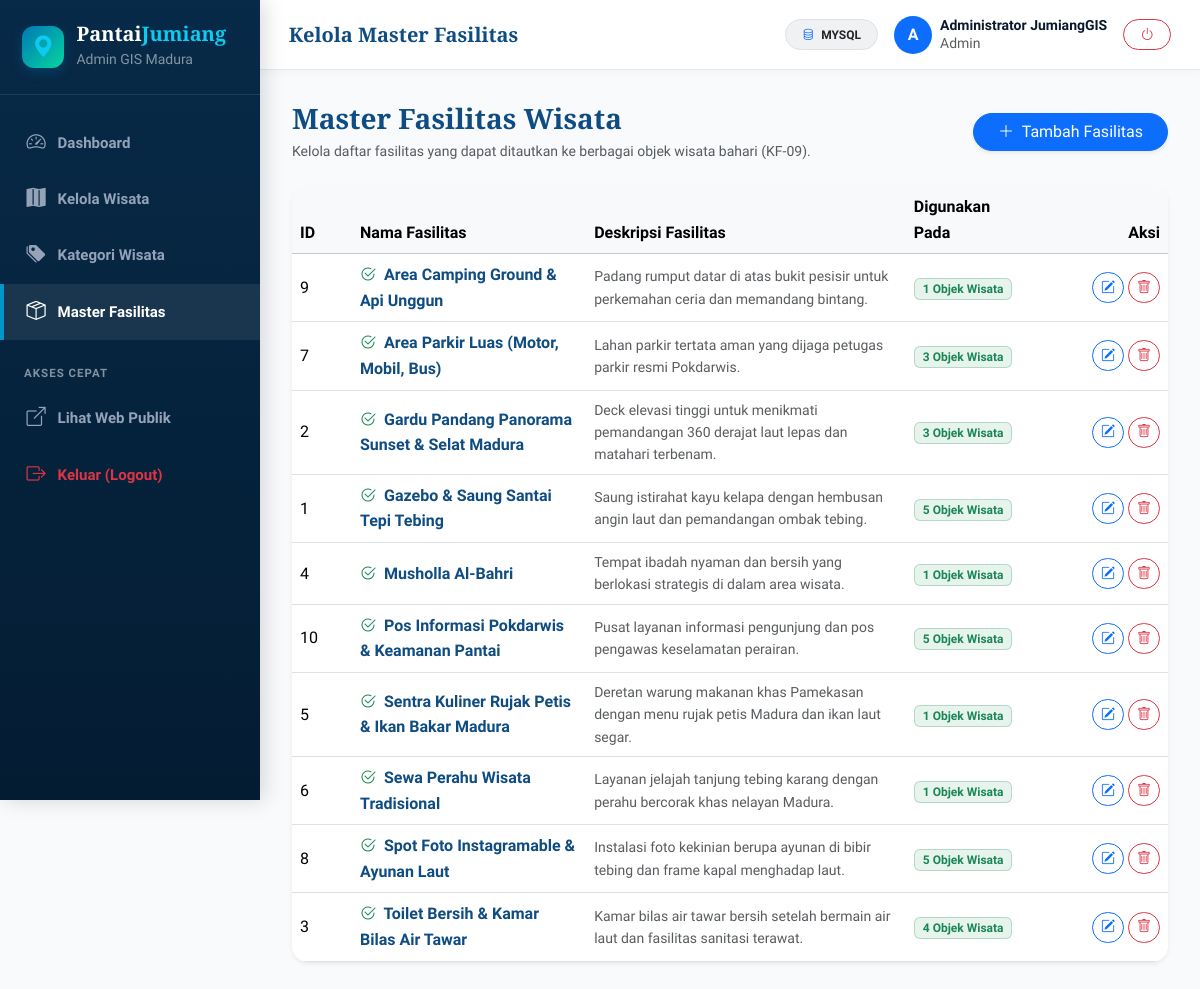
Page /admin/fasilitas.php (signed in) on the earlier database version.
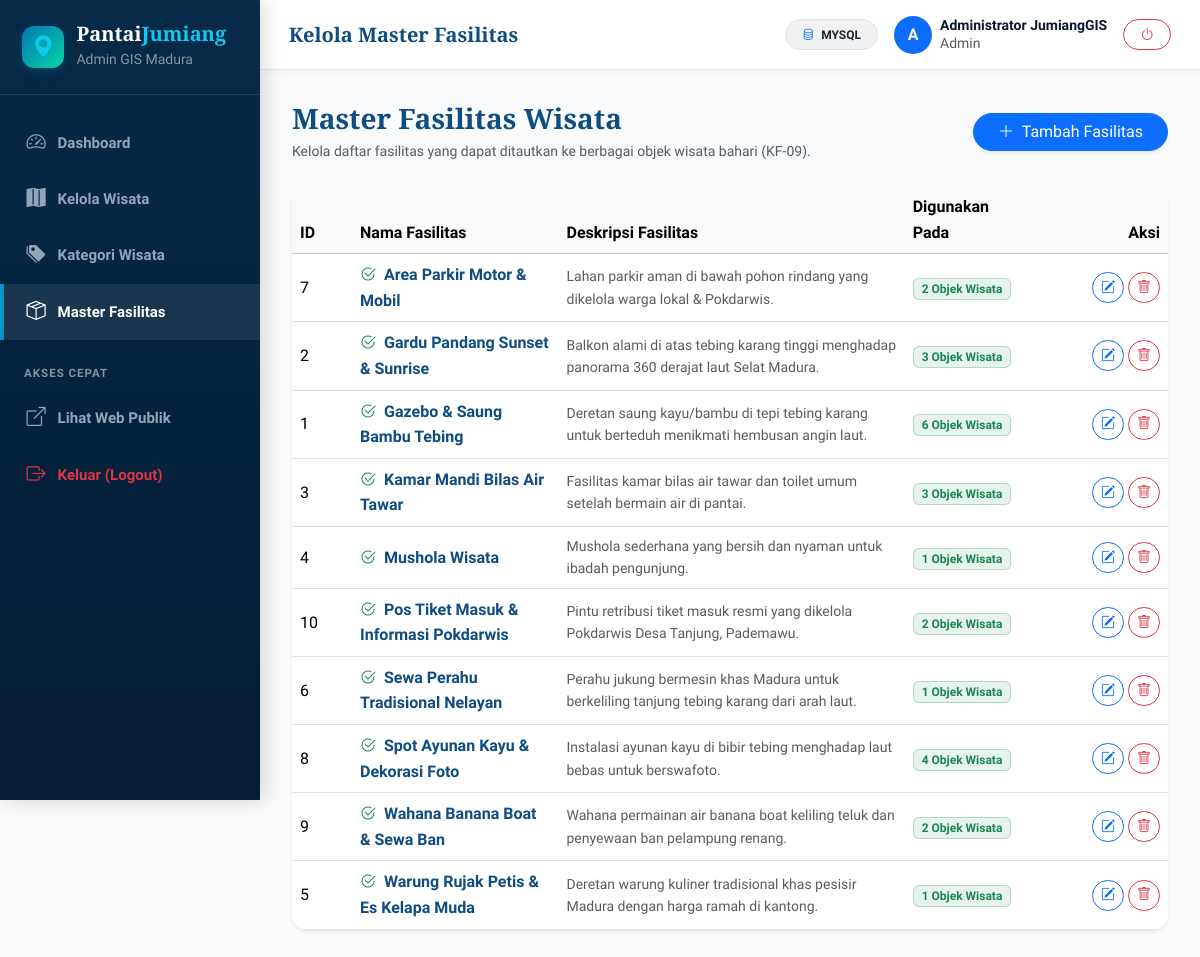
Same page on the later database version.
### tables this page shows
CREATE TABLE `fasilitas` (
  `id_fasilitas` INT AUTO_INCREMENT PRIMARY KEY,
  `nama_fasilitas` VARCHAR(100) NOT NULL,
  `deskripsi` TEXT NULL
);

### config/db.php (called while the page is built, shortened)
<?php
class Database {
    private static ?PDO $pdo = null;
    private static string $driver = 'none';
    public static function getConnection(): PDO {
        try {
            $dsnCheck = "mysql:host=" . DB_HOST . ";port=" . DB_PORT . ";charset=utf8mb4";
            $tempPdo = new PDO($dsnCheck, DB_USER, DB_PASS, [
                PDO::ATTR_ERRMODE => PDO::ERRMODE_EXCEPTION,
                PDO::ATTR_DEFAULT_FETCH_MODE => PDO::FETCH_ASSOC,
                PDO::ATTR_TIMEOUT => 2
            ]);
            $stmt = $tempPdo->query("SHOW DATABASES LIKE '" . DB_NAME . "'");
            $dbExists = $stmt->fetch();
            if (!$dbExists) {
                $pdo = new PDO("mysql:host=" . DB_HOST . ";port=" . DB_PORT . ";dbname=" . DB_NAME . ";charset=utf8mb4", DB_USER, DB_PASS, [
                    PDO::ATTR_ERRMODE => PDO::ERRMODE_EXCEPTION,
                    PDO::ATTR_DEFAULT_FETCH_MODE => PDO::FETCH_ASSOC
                ]);
                if (file_exists(SQL_SCHEMA_FILE)) {
                    $sqlContent = file_get_contents(SQL_SCHEMA_FILE);
                    $sqlContent = preg_replace('/CREATE DATABASE.*?;/is', '', $sqlContent);
                    $sqlContent = preg_replace('/USE.*?;/is', '', $sqlContent);
                    $pdo->exec($sqlContent);
                }
            } else {
                $pdo = new PDO("mysql:host=" . DB_HOST . ";port=" . DB_PORT . ";dbname=" . DB_NAME . ";charset=utf8mb4", DB_USER, DB_PASS, [
                    PDO::ATTR_ERRMODE => PDO::ERRMODE_EXCEPTION,
                    PDO::ATTR_DEFAULT_FETCH_MODE => PDO::FETCH_ASSOC
                ]);
            }
            self::$pdo = $pdo;
            self::$driver = 'mysql';
            return self::$pdo;
        } catch (Throwable $e) {
            try {
                $sqliteDir = dirname(SQLITE_FILE);
                if (!is_dir($sqliteDir)) {
                    mkdir($sqliteDir, 0777, true);
                }
                $needInit = !file_exists(SQLITE_FILE) || filesize(SQLITE_FILE) === 0;
                $pdo = new PDO("sqlite:" . SQLITE_FILE, null, null, [
                    PDO::ATTR_ERRMODE => PDO::ERRMODE_EXCEPTION,
                    PDO::ATTR_DEFAULT_FETCH_MODE => PDO::FETCH_ASSOC
                ]);
                $pdo->exec("PRAGMA foreign_keys = ON;");
                if ($needInit) {
                    self::initSQLiteDatabase($pdo);
                }
                self::$pdo = $pdo;
                self::$driver = 'sqlite';
                self::$statusMessage = 'Terhubung ke SQLite (Standalone Fallback). Aktifkan MySQL di XAMPP untuk beralih.';
                return self::$pdo;
            } catch (Throwable $sqle) {
                die("Gagal inisialisasi basis data: " . htmlspecialchars($sqle->getMessage()));
            }
        }
    }
    public static function getDriver(): string {
        return self::$driver;
    }
}
function getDBDriver(): string {
    return Database::getDriver();
}

### admin/fasilitas.php (the view, shortened to what this page needs)
<?php
$pageTitle = "Kelola Master Fasilitas";
require_once __DIR__ . '/../config/db.php';
$db = getDB();
$stmt = $db->query("
    SELECT f.*, COUNT(wf.id_wisata) AS total_wisata
    FROM fasilitas f
    LEFT JOIN wisata_fasilitas wf ON f.id_fasilitas = wf.id_fasilitas
    GROUP BY f.id_fasilitas, f.nama_fasilitas, f.deskripsi
    ORDER BY f.nama_fasilitas ASC
");
$fasilitasList = $stmt->fetchAll();
include __DIR__ . '/../includes/admin_header.php';
?>
<div class="d-flex justify-content-between align-items-center mb-4 flex-wrap gap-2">
    <div>
        <h3 class="font-serif fw-bold text-ocean-primary mb-1">Master Fasilitas Wisata</h3>
        <p class="text-muted small mb-0">Kelola daftar fasilitas yang dapat ditautkan ke berbagai objek wisata bahari (KF-09).</p>
    </div>
    <button type="button" class="btn btn-primary rounded-pill px-4 shadow-sm" onclick="window.openAddFasilitasModal()">
        <i class="bi bi-plus-lg me-1"></i> Tambah Fasilitas
    </button>
</div>
<div class="card border-0 shadow-sm rounded-4 overflow-hidden">
    <div class="table-responsive">
        <table class="table table-hover align-middle mb-0">
            <thead class="table-light">
                <tr>
                    <th style="width: 60px;">ID</th>
                    <th>Nama Fasilitas</th>
                    <th>Deskripsi Fasilitas</th>
                    <th>Digunakan Pada</th>
                    <th class="text-end" style="width: 140px;">Aksi</th>
                </tr>
            </thead>
            <tbody>
                <?php if (empty($fasilitasList)): ?>
                    <tr>
                        <td colspan="5" class="text-center py-5 text-muted">Belum ada master fasilitas.</td>
                    </tr>
                <?php else: ?>
                    <?php foreach ($fasilitasList as $f): ?>
                        <tr>
                            <td><?= $f['id_fasilitas'] ?></td>
                            <td class="fw-bold text-ocean-primary">
                                <i class="bi bi-check2-circle text-success me-1"></i> <?= htmlspecialchars($f['nama_fasilitas']) ?>
                            </td>
                            <td class="text-muted small"><?= htmlspecialchars($f['deskripsi'] ?: '-') ?></td>
                            <td>
                                <span class="badge bg-success bg-opacity-10 text-success border border-success border-opacity-25 px-2 py-1">
                                    <?= $f['total_wisata'] ?> Objek Wisata
                                </span>
                            </td>
                            <td class="text-end">
                                <button type="button" onclick="window.editFasilitas(<?= $f['id_fasilitas'] ?>, '<?= htmlspecialchars(addslashes($f['nama_fasilitas'])) ?>', '<?= htmlspecialchars(addslashes($f['deskripsi'] ?? '')) ?>')" class="btn btn-sm btn-outline-primary rounded-pill px-2">
                                    <i class="bi bi-pencil-square"></i>
                                </button>
                                <button type="button" onclick="window.deleteFasilitas(<?= $f['id_fasilitas'] ?>, '<?= htmlspecialchars(addslashes($f['nama_fasilitas'])) ?>')" class="btn btn-sm btn-outline-danger rounded-pill px-2">
                                    <i class="bi bi-trash"></i>
                                </button>
                            </td>
                        </tr>
                    <?php endforeach; ?>
                <?php endif; ?>
            </tbody>
        </table>
    </div>
</div>
<?php include __DIR__ . '/../includes/admin_footer.php'; ?>

### includes/admin_header.php (shortened to what this page needs)
<?php
require_once __DIR__ . '/../config/db.php';
$currentPage = basename($_SERVER['PHP_SELF']);
$userName = $_SESSION['nama'] ?? 'Admin';
$userRole = $_SESSION['role'] ?? 'admin';
?>
<!DOCTYPE html>
<html lang="id">
<head>
    <link href="https://cdn.jsdelivr.net/npm/bootstrap@5.3.3/dist/css/bootstrap.min.css" rel="stylesheet">
    <link rel="stylesheet" href="https://cdn.jsdelivr.net/npm/bootstrap-icons@1.11.3/font/bootstrap-icons.min.css">
    <link rel="stylesheet" href="https://unpkg.com/leaflet@1.9.4/dist/leaflet.css"/>
    <link rel="stylesheet" href="../assets/css/style.css">
    <link rel="stylesheet" href="../assets/css/admin.css">
</head>
<body class="admin-body">
<aside class="admin-sidebar" id="adminSidebar">
    <div class="admin-sidebar-header">
        <span class="brand-icon">
            <i class="bi bi-geo-alt-fill text-info"></i>
        </span>
        <div>
            <h5 class="mb-0 text-white font-serif fw-bold">Pantai<span class="text-info">Jumiang</span></h5>
            <small class="text-white-50">Admin GIS Madura</small>
        </div>
    </div>
    <div class="admin-sidebar-nav">
        <a href="index.php" class="admin-nav-item <?= $currentPage === 'index.php' ? 'active' : '' ?>">
            <i class="bi bi-speedometer2"></i>
            <span>Dashboard</span>
        </a>
        <a href="wisata.php" class="admin-nav-item <?= $currentPage === 'wisata.php' ? 'active' : '' ?>">
            <i class="bi bi-map-fill"></i>
            <span>Kelola Wisata</span>
        </a>
        <a href="kategori.php" class="admin-nav-item <?= $currentPage === 'kategori.php' ? 'active' : '' ?>">
            <i class="bi bi-tags-fill"></i>
            <span>Kategori Wisata</span>
        </a>
        <a href="fasilitas.php" class="admin-nav-item <?= $currentPage === 'fasilitas.php' ? 'active' : '' ?>">
            <i class="bi bi-box-seam"></i>
            <span>Master Fasilitas</span>
        </a>
        <div class="px-4 py-2 mt-3 text-uppercase text-white-50 small fw-bold" style="font-size: 0.72rem; letter-spacing: 1px;">
            Akses Cepat
        </div>
        <a href="../index.php" target="_blank" class="admin-nav-item">
            <i class="bi bi-box-arrow-up-right"></i>
            <span>Lihat Web Publik</span>
        </a>
        <a href="logout.php" class="admin-nav-item text-danger">
            <i class="bi bi-box-arrow-right"></i>
            <span>Keluar (Logout)</span>
        </a>
    </div>
</aside>
<div class="admin-main">
    <header class="admin-topbar">
        <div class="d-flex align-items-center gap-3">
            <h5 class="mb-0 fw-bold font-serif text-ocean-primary d-none d-sm-block">
                <?= isset($pageTitle) ? htmlspecialchars($pageTitle) : 'Admin BahariGIS' ?>
            </h5>
        </div>
        <div class="d-flex align-items-center gap-3">
            <span class="badge bg-secondary bg-opacity-10 text-dark border px-3 py-2 rounded-pill small">
                <i class="bi bi-database me-1 text-primary"></i> <?= strtoupper(getDBDriver()) ?>
            </span>
            <div class="d-flex align-items-center gap-2">
                <div class="rounded-circle bg-primary text-white d-flex align-items-center justify-content-center fw-bold" style="width: 38px; height: 38px;">
                    <?= strtoupper(substr($userName, 0, 1)) ?>
                </div>
                <div class="d-none d-md-block text-start" style="line-height: 1.2;">
                    <div class="fw-bold small"><?= htmlspecialchars($userName) ?></div>
                    <small class="text-muted text-capitalize"><?= htmlspecialchars($userRole) ?></small>
                </div>
            </div>
            <a href="logout.php" class="btn btn-outline-danger btn-sm rounded-pill px-3" title="Keluar">
                <i class="bi bi-power"></i>
            </a>
        </div>
    </header>
    <main class="admin-content">

### includes/admin_footer.php (shortened to what this page needs)
    </main>
</div>
</body>
</html>

### assets/css/style.css (style rules this page uses)
:root { --font-main: 'Plus Jakarta Sans', system-ui, -apple-system, sans-serif; --font-serif: 'Playfair Display', Georgia, serif; --ocean-900: #041c32; --ocean-800: #062846; --ocean-700: #0a3d62; --ocean-600: #0f4c81; --ocean-500: #0077b6; --ocean-400: #0096c7; --ocean-300: #48cae4; --ocean-200: #90e0ef; --ocean-100: #ade8f4; --ocean-50: #e0f7fa; --ocean-bg: #f4f9fd; --seafoam: #06d6a0; --coral: #ff6b6b; --sand: #fdfbf7; --gold: #f59e0b; --dark: #0b192c; --text-muted:#64748b; --border-light: rgba(15, 76, 129, 0.12); --glass-bg: rgba(255, 255, 255, 0.82); --glass-border: rgba(255, 255, 255, 0.6); --glass-shadow: 0 10px 30px rgba(4, 28, 50, 0.08); --radius-sm: 8px; --radius-md: 14px; --radius-lg: 20px; --radius-xl: 28px; --transition: all 0.28s cubic-bezier(0.4, 0, 0.2, 1); }
* { box-sizing: border-box; }
body { font-family: var(--font-main); background-color: var(--ocean-bg); color: var(--dark); line-height: 1.6; overflow-x: hidden; }
h1, h2, h3, .font-serif { font-family: var(--font-serif); }
.text-ocean-primary { color: var(--ocean-600) !important; }
.brand-icon { width: 42px; height: 42px; border-radius: 12px; background: linear-gradient(135deg, var(--ocean-500), var(--seafoam)); color: #fff; display: inline-flex; align-items: center; justify-content: center; font-size: 1.35rem; box-shadow: 0 4px 12px rgba(0, 119, 182, 0.28); }

### assets/css/admin.css (style rules this page uses)
:root { --admin-sidebar-width: 260px; --admin-header-height: 70px; --admin-primary: #0f4c81; --admin-primary-dark: #072a48; --admin-accent: #0096c7; --admin-bg: #f8fafc; }
body.admin-body { background-color: var(--admin-bg); min-height: 100vh; }
.admin-sidebar { width: var(--admin-sidebar-width); height: 100vh; position: fixed; top: 0; left: 0; background: linear-gradient(180deg, #072a48 0%, #041c32 100%); color: #fff; z-index: 1000; overflow-y: auto; box-shadow: 4px 0 20px rgba(0, 0, 0, 0.15); transition: transform 0.3s ease; }
.admin-sidebar-header { padding: 1.4rem; border-bottom: 1px solid rgba(255, 255, 255, 0.1); display: flex; align-items: center; gap: 12px; }
.admin-sidebar-nav { padding: 1.2rem 0; }
.admin-nav-item { display: flex; align-items: center; gap: 12px; padding: 0.8rem 1.4rem; color: #94a3b8; text-decoration: none; font-weight: 600; font-size: 0.94rem; border-left: 4px solid transparent; transition: all 0.2s ease; }
.admin-nav-item:hover, .admin-nav-item.active { color: #ffffff; background: rgba(255, 255, 255, 0.08); border-left-color: var(--admin-accent); }
.admin-nav-item i { font-size: 1.2rem; }
.admin-main { margin-left: var(--admin-sidebar-width); min-height: 100vh; display: flex; flex-direction: column; }
.admin-topbar { height: var(--admin-header-height); background: #ffffff; border-bottom: 1px solid #e2e8f0; padding: 0 1.8rem; display: flex; align-items: center; justify-content: space-between; box-shadow: 0 2px 10px rgba(0, 0, 0, 0.03); }
.admin-content { padding: 2rem; flex-grow: 1; }

Differences in the rows shown:
changed fasilitas id 7: nama_fasilitas "Area Parkir Luas (Motor, Mobil, Bus)" → "Area Parkir Motor & Mobil"; deskripsi "Lahan parkir tertata aman yang dijaga petugas parkir resmi Pokdarwis." → "Lahan parkir aman di bawah pohon rindang yang dikelola warga lokal & Pokdarwis."; total_wisata "3" → "2"
changed fasilitas id 2: nama_fasilitas "Gardu Pandang Panorama Sunset & Selat Madura" → "Gardu Pandang Sunset & Sunrise"; deskripsi "Deck elevasi tinggi untuk menikmati pemandangan 360 derajat laut lepas dan matahari terbenam." → "Balkon alami di atas tebing karang tinggi menghadap panorama 360 derajat laut Selat Madura."
changed fasilitas id 1: nama_fasilitas "Gazebo & Saung Santai Tepi Tebing" → "Gazebo & Saung Bambu Tebing"; deskripsi "Saung istirahat kayu kelapa dengan hembusan angin laut dan pemandangan ombak tebing." → "Deretan saung kayu/bambu di tepi tebing karang untuk berteduh menikmati hembusan angin laut."; total_wisata "5" → "6"
changed fasilitas id 3: nama_fasilitas "Toilet Bersih & Kamar Bilas Air Tawar" → "Kamar Mandi Bilas Air Tawar"; deskripsi "Kamar bilas air tawar bersih setelah bermain air laut dan fasilitas sanitasi terawat." → "Fasilitas kamar bilas air tawar dan toilet umum setelah bermain air di pantai."; total_wisata "4" → "3"; moves up the list
changed fasilitas id 4: nama_fasilitas "Musholla Al-Bahri" → "Mushola Wisata"; deskripsi "Tempat ibadah nyaman dan bersih yang berlokasi strategis di dalam area wisata." → "Mushola sederhana yang bersih dan nyaman untuk ibadah pengunjung."
changed fasilitas id 10: nama_fasilitas "Pos Informasi Pokdarwis & Keamanan Pantai" → "Pos Tiket Masuk & Informasi Pokdarwis"; deskripsi "Pusat layanan informasi pengunjung dan pos pengawas keselamatan perairan." → "Pintu retribusi tiket masuk resmi yang dikelola Pokdarwis Desa Tanjung, Pademawu."; total_wisata "5" → "2"
changed fasilitas id 6: nama_fasilitas "Sewa Perahu Wisata Tradisional" → "Sewa Perahu Tradisional Nelayan"; deskripsi "Layanan jelajah tanjung tebing karang dengan perahu bercorak khas nelayan Madura." → "Perahu jukung bermesin khas Madura untuk berkeliling tanjung tebing karang dari arah laut."
changed fasilitas id 8: nama_fasilitas "Spot Foto Instagramable & Ayunan Laut" → "Spot Ayunan Kayu & Dekorasi Foto"; deskripsi "Instalasi foto kekinian berupa ayunan di bibir tebing dan frame kapal menghadap laut." → "Instalasi ayunan kayu di bibir tebing menghadap laut bebas untuk berswafoto."; total_wisata "5" → "4"
changed fasilitas id 9: nama_fasilitas "Area Camping Ground & Api Unggun" → "Wahana Banana Boat & Sewa Ban"; deskripsi "Padang rumput datar di atas bukit pesisir untuk perkemahan ceria dan memandang bintang." → "Wahana permainan air banana boat keliling teluk dan penyewaan ban pelampung renang."; total_wisata "1" → "2"; moves down the list
changed fasilitas id 5: nama_fasilitas "Sentra Kuliner Rujak Petis & Ikan Bakar Madura" → "Warung Rujak Petis & Es Kelapa Muda"; deskripsi "Deretan warung makanan khas Pamekasan dengan menu rujak petis Madura dan ikan laut segar." → "Deretan warung kuliner tradisional khas pesisir Madura dengan harga ramah di kantong."; moves down the list
